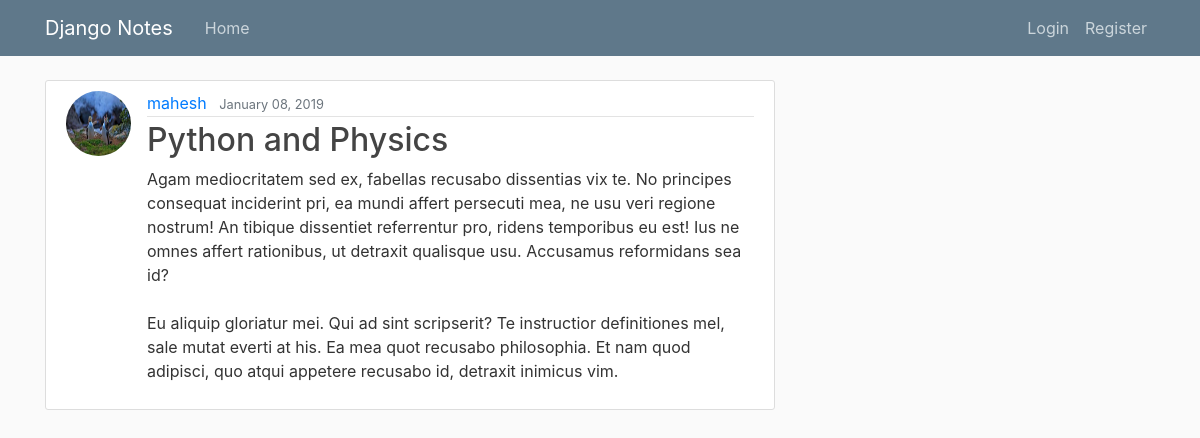
Page /notes/30/ on the committed database.
### notes/models.py (models this page shows, shortened)
class notes(models.Model):
	title = models.CharField(max_length=100)
	content = models.TextField()
	date_posted = models.DateTimeField(default=timezone.now)
	author = models.ForeignKey(User,on_delete = models.CASCADE)

### users/models.py (models this page shows, shortened)
class profile(models.Model):
    user = models.OneToOneField(User,on_delete = models.CASCADE)
    image = models.ImageField(default ='profile_pics/default.jpg',upload_to='profile_pics')

### notes/views.py (the view)
# urls.py: path('notes/<int:pk>/',PostDetailView.as_view(),name ='notes-detail'),
class PostDetailView(DetailView):
	model = notes
	queryset = notes.objects.filter()

### notes/templates/notes/notes_detail.html (shortened to what this page needs)
{% extends "notes/base.html" %}
{% block content %}
      <article class="media content-section">
      <img class = "rounded-circle article-img" src="{{ object.author.profile.image.url }}">
  <div class="media-body">
    <div class="article-metadata">
      <a class="mr-2" href="{% url 'user-notes' object.author.username %}">{{ object.author }}</a>
      <small class="text-muted">{{ object.date_posted|date:"F d, Y" }}</small>
          </div>
    <h2 class="article-title" href="#">{{ object.title }}</h2>
    <p class="article-content">{{ object.content }}</p>
  </div>
</article>
{% endblock content %}

### notes/static/notes/main.css (style rules this page uses)
body { background: #fafafa; color: #333333; margin-top: 5rem; }
h1, h2, h3, h4, h5, h6 { color: #444444; }
.content-section { background: #ffffff; padding: 10px 20px; border: 1px solid #dddddd; border-radius: 3px; margin-bottom: 20px; }
.article-title { color: #444444; }
.article-content { white-space: pre-line; }
.article-img { height: 65px; width: 65px; margin-right: 16px; }
.article-metadata { padding-bottom: 1px; margin-bottom: 4px; border-bottom: 1px solid #e3e3e3 }

### rows in the picture
notes: author.profile.image (picture), author "mahesh", date_posted "January 08, 2019", title "Python and Physics", content "Agam mediocritatem sed ex, fabellas recusabo dissentias vix te. No principes consequat inciderint pri, ea mundi affert persecuti mea, ne usu veri regione nostrum! An tibique dissentiet referrentur pro, ridens temporibus eu est! Ius ne omnes affert rationibus, ut detraxit qualisque usu. Accusamus reformidans sea id? Eu aliquip gloriatur mei. Qui ad sint scripserit? Te instructior definitiones mel, sale mutat everti at his. Ea mea quot recusabo philosophia. Et nam quod adipisci, quo atqui appetere recusabo id, detraxit inimicus vim."
